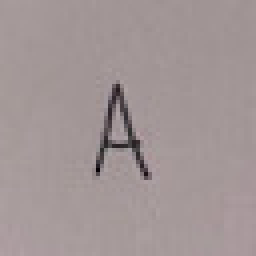
#> input picture data/raw_handwritten/my_dataset/mayusculas/A/A_Manuela_Grizoni .jpg, 64 x 64 px (shown 4 times larger)
$ python -i preprocessing.py   (imports and definitions only)
#> lines starting #> are read from the running program, lines starting #| are printed output that depends on the picture; after the words box and inside, x2 and y2 are one past the last pixel; in counts of white or black regions, pixels touching at a corner belong together
#> further down, picture is the input picture: shape (64, 64, 3); mean B, G, R 150.1, 149.8, 161.9
from __future__ import annotations

import cv2
import numpy as np

from config import CHAR_SIZE


def preprocess_image(image_bgr: np.ndarray) -> np.ndarray:
    """Convierte una imagen BGR en una binaria 'limpia' para segmentación de texto.

    Devuelve una imagen binaria uint8 con valores 0 (fondo) y 255 (texto).
    """
    gray = cv2.cvtColor(image_bgr, cv2.COLOR_BGR2GRAY)

    # Suavizado ligero para reducir ruido
    gray = cv2.GaussianBlur(gray, (5, 5), 0)
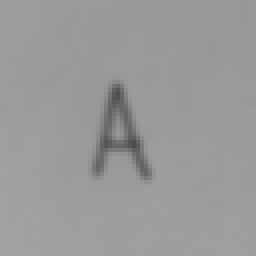
#> gray: shape (64, 64) (shown 4 times larger); min 76, max 163, mean 153.7

    # Binarización adaptativa suele ir bien con manuscrito
    binary = cv2.adaptiveThreshold(
        gray,
        maxValue=255,
        adaptiveMethod=cv2.ADAPTIVE_THRESH_GAUSSIAN_C,
        thresholdType=cv2.THRESH_BINARY_INV,
        blockSize=31,
        C=10,
    )
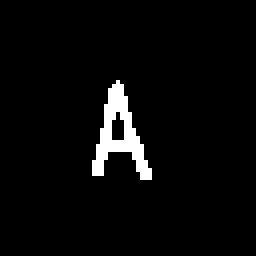
#> binary: shape (64, 64) (shown 4 times larger); 3.6% white; 1 white region, box (x1, y1, x2, y2) and area: (23, 20, 38, 45) 147

    # Pequeña apertura para eliminar puntitos aislados
    kernel = cv2.getStructuringElement(cv2.MORPH_ELLIPSE, (3, 3))
    binary = cv2.morphologyEx(binary, cv2.MORPH_OPEN, kernel, iterations=1)
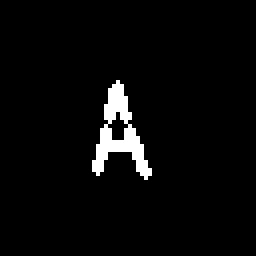
#> binary: shape (64, 64) (shown 4 times larger); 3.4% white; 1 white region, box (x1, y1, x2, y2) and area: (23, 20, 38, 45) 139

    return binary


def normalize_char_image(char_img: np.ndarray, size: tuple[int, int] = CHAR_SIZE) -> np.ndarray:
    """Normaliza una imagen de carácter a tamaño fijo con padding y centrado aproximado.

    Se asume char_img como binaria uint8 (0 fondo, 255 trazo).
    """
    # Recortar bounding box ajustado
    ys, xs = np.where(char_img > 0)
    if len(xs) == 0 or len(ys) == 0:
        # Imagen vacía: devolver parche blanco
        return np.zeros(size, dtype=np.uint8)

    x_min, x_max = xs.min(), xs.max()
    y_min, y_max = ys.min(), ys.max()
    cropped = char_img[y_min : y_max + 1, x_min : x_max + 1]

    # Mantener aspecto, redimensionando al tamaño objetivo con padding
    target_h, target_w = size
    h, w = cropped.shape[:2]

    scale = min(target_w / w, target_h / h)
    new_w = max(1, int(w * scale))
    new_h = max(1, int(h * scale))
    resized = cv2.resize(cropped, (new_w, new_h), interpolation=cv2.INTER_AREA)

    canvas = np.zeros((target_h, target_w), dtype=np.uint8)
    y_off = (target_h - new_h) // 2
    x_off = (target_w - new_w) // 2
    canvas[y_off : y_off + new_h, x_off : x_off + new_w] = resized

    return canvas

>>> import cv2
>>> picture = cv2.imread('../data/raw_handwritten/my_dataset/mayusculas/A/A_Manuela_Grizoni .jpg')
>>> result = preprocess_image(picture)
